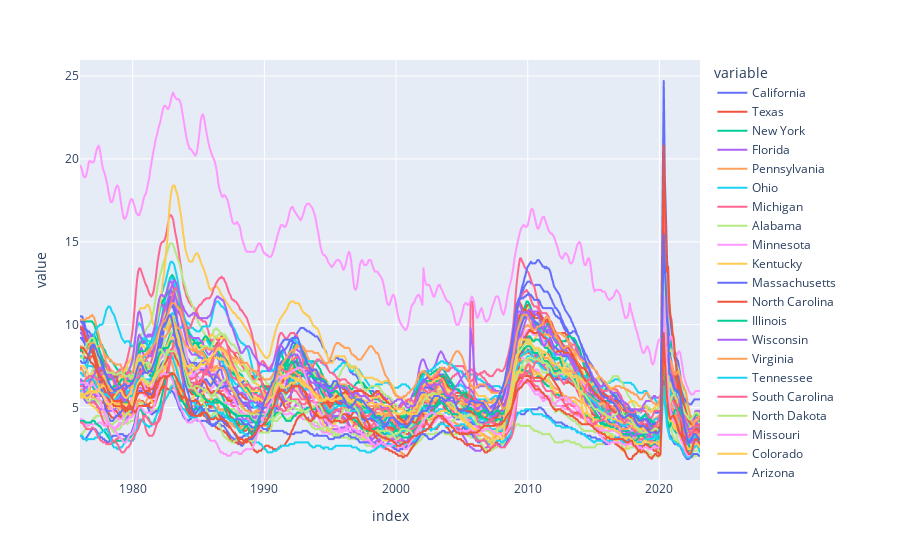

This figure's notebook cell:
### Markdown cell above
using PLoty express the plots are interactive.  can double click filter differnet states and show mulitple states next to each other..

### Code cell
##plot STATES OF UNEMPLOEMNT RATES 

px.line(uemp_states)

### Figure 1 — Plotly figure (JSON) as saved in the notebook; plotly's stock layout.template omitted (floating-point values rounded to 4 significant figures; data arrays with more than 128 entries replaced by an {"elided": "..."} marker saying what was removed)
{"data": [{"hovertemplate": "variable=California<br>index=%{x}<br>value=%{y}<extra></extra>", "legendgroup": "California", "line": {"color": "#636efa", "dash": "solid"}, "marker": {"symbol": "circle"}, "mode": "lines", "name": "California", "showlegend": true, "type": "scattergl", "x": {"elided": "564 str values"}, "xaxis": "x", "y": {"elided": "564 float values"}, "yaxis": "y"}, {"hovertemplate": "variable=Texas<br>index=%{x}<br>value=%{y}<extra></extra>", "legendgroup": "Texas", "line": {"color": "#EF553B", "dash": "solid"}, "marker": {"symbol": "circle"}, "mode": "lines", "name": "Texas", "showlegend": true, "type": "scattergl", "x": {"elided": "564 str values"}, "xaxis": "x", "y": {"elided": "564 float values"}, "yaxis": "y"}, {"hovertemplate": "variable=New York<br>index=%{x}<br>value=%{y}<extra></extra>", "legendgroup": "New York", "line": {"color": "#00cc96", "dash": "solid"}, "marker": {"symbol": "circle"}, "mode": "lines", "name": "New York", "showlegend": true, "type": "scattergl", "x": {"elided": "564 str values"}, "xaxis": "x", "y": {"elided": "564 float values"}, "yaxis": "y"}, {"hovertemplate": "variable=Florida<br>index=%{x}<br>value=%{y}<extra></extra>", "legendgroup": "Florida", "line": {"color": "#ab63fa", "dash": "solid"}, "marker": {"symbol": "circle"}, "mode": "lines", "name": "Florida", "showlegend": true, "type": "scattergl", "x": {"elided": "564 str values"}, "xaxis": "x", "y": {"elided": "564 float values"}, "yaxis": "y"}, {"hovertemplate": "variable=Pennsylvania<br>index=%{x}<br>value=%{y}<extra></extra>", "legendgroup": "Pennsylvania", "line": {"color": "#FFA15A", "dash": "solid"}, "marker": {"symbol": "circle"}, "mode": "lines", "name": "Pennsylvania", "showlegend": true, "type": "scattergl", "x": {"elided": "564 str values"}, "xaxis": "x", "y": {"elided": "564 float values"}, "yaxis": "y"}, {"hovertemplate": "variable=Ohio<br>index=%{x}<br>value=%{y}<extra></extra>", "legendgroup": "Ohio", "line": {"color": "#19d3f3", "dash": "solid"}, "marker": {"symbol": "circle"}, "mode": "lines", "name": "Ohio", "showlegend": true, "type": "scattergl", "x": {"elided": "564 str values"}, "xaxis": "x", "y": {"elided": "564 float values"}, "yaxis": "y"}, {"hovertemplate": "variable=Michigan<br>index=%{x}<br>value=%{y}<extra></extra>", "legendgroup": "Michigan", "line": {"color": "#FF6692", "dash": "solid"}, "marker": {"symbol": "circle"}, "mode": "lines", "name": "Michigan", "showlegend": true, "type": "scattergl", "x": {"elided": "564 str values"}, "xaxis": "x", "y": {"elided": "564 float values"}, "yaxis": "y"}, {"hovertemplate": "variable=Alabama<br>index=%{x}<br>value=%{y}<extra></extra>", "legendgroup": "Alabama", "line": {"color": "#B6E880", "dash": "solid"}, "marker": {"symbol": "circle"}, "mode": "lines", "name": "Alabama", "showlegend": true, "type": "scattergl", "x": {"elided": "564 str values"}, "xaxis": "x", "y": {"elided": "564 float values"}, "yaxis": "y"}, {"hovertemplate": "variable=Minnesota<br>index=%{x}<br>value=%{y}<extra></extra>", "legendgroup": "Minnesota", "line": {"color": "#FF97FF", "dash": "solid"}, "marker": {"symbol": "circle"}, "mode": "lines", "name": "Minnesota", "showlegend": true, "type": "scattergl", "x": {"elided": "564 str values"}, "xaxis": "x", "y": {"elided": "564 float values"}, "yaxis": "y"}, {"hovertemplate": "variable=Kentucky<br>index=%{x}<br>value=%{y}<extra></extra>", "legendgroup": "Kentucky", "line": {"color": "#FECB52", "dash": "solid"}, "marker": {"symbol": "circle"}, "mode": "lines", "name": "Kentucky", "showlegend": true, "type": "scattergl", "x": {"elided": "564 str values"}, "xaxis": "x", "y": {"elided": "564 float values"}, "yaxis": "y"}, {"hovertemplate": "variable=Massachusetts<br>index=%{x}<br>value=%{y}<extra></extra>", "legendgroup": "Massachusetts", "line": {"color": "#636efa", "dash": "solid"}, "marker": {"symbol": "circle"}, "mode": "lines", "name": "Massachusetts", "showlegend": true, "type": "scattergl", "x": {"elided": "564 str values"}, "xaxis": "x", "y": {"elided": "564 float values"}, "yaxis": "y"}, {"hovertemplate": "variable=North Carolina<br>index=%{x}<br>value=%{y}<extra></extra>", "legendgroup": "North Carolina", "line": {"color": "#EF553B", "dash": "solid"}, "marker": {"symbol": "circle"}, "mode": "lines", "name": "North Carolina", "showlegend": true, "type": "scattergl", "x": {"elided": "564 str values"}, "xaxis": "x", "y": {"elided": "564 float values"}, "yaxis": "y"}, {"hovertemplate": "variable=Illinois<br>index=%{x}<br>value=%{y}<extra></extra>", "legendgroup": "Illinois", "line": {"color": "#00cc96", "dash": "solid"}, "marker": {"symbol": "circle"}, "mode": "lines", "name": "Illinois", "showlegend": true, "type": "scattergl", "x": {"elided": "564 str values"}, "xaxis": "x", "y": {"elided": "564 float values"}, "yaxis": "y"}, {"hovertemplate": "variable=Wisconsin<br>index=%{x}<br>value=%{y}<extra></extra>", "legendgroup": "Wisconsin", "line": {"color": "#ab63fa", "dash": "solid"}, "marker": {"symbol": "circle"}, "mode": "lines", "name": "Wisconsin", "showlegend": true, "type": "scattergl", "x": {"elided": "564 str values"}, "xaxis": "x", "y": {"elided": "564 float values"}, "yaxis": "y"}, {"hovertemplate": "variable=Virginia<br>index=%{x}<br>value=%{y}<extra></extra>", "legendgroup": "Virginia", "line": {"color": "#FFA15A", "dash": "solid"}, "marker": {"symbol": "circle"}, "mode": "lines", "name": "Virginia", "showlegend": true, "type": "scattergl", "x": {"elided": "564 str values"}, "xaxis": "x", "y": {"elided": "564 float values"}, "yaxis": "y"}, {"hovertemplate": "variable=Tennessee<br>index=%{x}<br>value=%{y}<extra></extra>", "legendgroup": "Tennessee", "line": {"color": "#19d3f3", "dash": "solid"}, "marker": {"symbol": "circle"}, "mode": "lines", "name": "Tennessee", "showlegend": true, "type": "scattergl", "x": {"elided": "564 str values"}, "xaxis": "x", "y": {"elided": "564 float values"}, "yaxis": "y"}, {"hovertemplate": "variable=South Carolina<br>index=%{x}<br>value=%{y}<extra></extra>", "legendgroup": "South Carolina", "line": {"color": "#FF6692", "dash": "solid"}, "marker": {"symbol": "circle"}, "mode": "lines", "name": "South Carolina", "showlegend": true, "type": "scattergl", "x": {"elided": "564 str values"}, "xaxis": "x", "y": {"elided": "564 float values"}, "yaxis": "y"}, {"hovertemplate": "variable=North Dakota<br>index=%{x}<br>value=%{y}<extra></extra>", "legendgroup": "North Dakota", "line": {"color": "#B6E880", "dash": "solid"}, "marker": {"symbol": "circle"}, "mode": "lines", "name": "North Dakota", "showlegend": true, "type": "scattergl", "x": {"elided": "564 str values"}, "xaxis": "x", "y": {"elided": "564 float values"}, "yaxis": "y"}, {"hovertemplate": "variable=Missouri<br>index=%{x}<br>value=%{y}<extra></extra>", "legendgroup": "Missouri", "line": {"color": "#FF97FF", "dash": "solid"}, "marker": {"symbol": "circle"}, "mode": "lines", "name": "Missouri", "showlegend": true, "type": "scattergl", "x": {"elided": "564 str values"}, "xaxis": "x", "y": {"elided": "564 float values"}, "yaxis": "y"}, {"hovertemplate": "variable=Colorado<br>index=%{x}<br>value=%{y}<extra></extra>", "legendgroup": "Colorado", "line": {"color": "#FECB52", "dash": "solid"}, "marker": {"symbol": "circle"}, "mode": "lines", "name": "Colorado", "showlegend": true, "type": "scattergl", "x": {"elided": "564 str values"}, "xaxis": "x", "y": {"elided": "564 float values"}, "yaxis": "y"}, {"hovertemplate": "variable=Arizona<br>index=%{x}<br>value=%{y}<extra></extra>", "legendgroup": "Arizona", "line": {"color": "#636efa", "dash": "solid"}, "marker": {"symbol": "circle"}, "mode": "lines", "name": "Arizona", "showlegend": true, "type": "scattergl", "x": {"elided": "564 str values"}, "xaxis": "x", "y": {"elided": "564 float values"}, "yaxis": "y"}, {"hovertemplate": "variable=Georgia<br>index=%{x}<br>value=%{y}<extra></extra>", "legendgroup": "Georgia", "line": {"color": "#EF553B", "dash": "solid"}, "marker": {"symbol": "circle"}, "mode": "lines", "name": "Georgia", "showlegend": true, "type": "scattergl", "x": {"elided": "564 str values"}, "xaxis": "x", "y": {"elided": "564 float values"}, "yaxis": "y"}, {"hovertemplate": "variable=Washington<br>index=%{x}<br>value=%{y}<extra></extra>", "legendgroup": "Washington", "line": {"color": "#00cc96", "dash": "solid"}, "marker": {"symbol": "circle"}, "mode": "lines", "name": "Washington", "showlegend": true, "type": "scattergl", "x": {"elided": "564 str values"}, "xaxis": "x", "y": {"elided": "564 float values"}, "yaxis": "y"}, {"hovertemplate": "variable=Oregon<br>index=%{x}<br>value=%{y}<extra></extra>", "legendgroup": "Oregon", "line": {"color": "#ab63fa", "dash": "solid"}, "marker": {"symbol": "circle"}, "mode": "lines", "name": "Oregon", "showlegend": true, "type": "scattergl", "x": {"elided": "564 str values"}, "xaxis": "x", "y": {"elided": "564 float values"}, "yaxis": "y"}, {"hovertemplate": "variable=New Jersey<br>index=%{x}<br>value=%{y}<extra></extra>", "legendgroup": "New Jersey", "line": {"color": "#FFA15A", "dash": "solid"}, "marker": {"symbol": "circle"}, "mode": "lines", "name": "New Jersey", "showlegend": true, "type": "scattergl", "x": {"elided": "564 str values"}, "xaxis": "x", "y": {"elided": "564 float values"}, "yaxis": "y"}, {"hovertemplate": "variable=Alaska<br>index=%{x}<br>value=%{y}<extra></extra>", "legendgroup": "Alaska", "line": {"color": "#19d3f3", "dash": "solid"}, "marker": {"symbol": "circle"}, "mode": "lines", "name": "Alaska", "showlegend": true, "type": "scattergl", "x": {"elided": "564 str values"}, "xaxis": "x", "y": {"elided": "564 float values"}, "yaxis": "y"}, {"hovertemplate": "variable=Oklahoma<br>index=%{x}<br>value=%{y}<extra></extra>", "legendgroup": "Oklahoma", "line": {"color": "#FF6692", "dash": "solid"}, "marker": {"symbol": "circle"}, "mode": "lines", "name": "Oklahoma", "showlegend": true, "type": "scattergl", "x": {"elided": "564 str values"}, "xaxis": "x", "y": {"elided": "564 float values"}, "yaxis": "y"}, {"hovertemplate": "variable=New Mexico<br>index=%{x}<br>value=%{y}<extra></extra>", "legendgroup": "New Mexico", "line": {"color": "#B6E880", "dash": "solid"}, "marker": {"symbol": "circle"}, "mode": "lines", "name": "New Mexico", "showlegend": true, "type": "scattergl", "x": {"elided": "564 str values"}, "xaxis": "x", "y": {"elided": "564 float values"}, "yaxis": "y"}, {"hovertemplate": "variable=Iowa<br>index=%{x}<br>value=%{y}<extra></extra>", "legendgroup": "Iowa", "line": {"color": "#FF97FF", "dash": "solid"}, "marker": {"symbol": "circle"}, "mode": "lines", "name": "Iowa", "showlegend": true, "type": "scattergl", "x": {"elided": "564 str values"}, "xaxis": "x", "y": {"elided": "564 float values"}, "yaxis": "y"}, {"hovertemplate": "variable=West Virginia<br>index=%{x}<br>value=%{y}<extra></extra>", "legendgroup": "West Virginia", "line": {"color": "#FECB52", "dash": "solid"}, "marker": {"symbol": "circle"}, "mode": "lines", "name": "West Virginia", "showlegend": true, "type": "scattergl", "x": {"elided": "564 str values"}, "xaxis": "x", "y": {"elided": "564 float values"}, "yaxis": "y"}, {"hovertemplate": "variable=Nevada<br>index=%{x}<br>value=%{y}<extra></extra>", "legendgroup": "Nevada", "line": {"color": "#636efa", "dash": "solid"}, "marker": {"symbol": "circle"}, "mode": "lines", "name": "Nevada", "showlegend": true, "type": "scattergl", "x": {"elided": "564 str values"}, "xaxis": "x", "y": {"elided": "564 float values"}, "yaxis": "y"}, {"hovertemplate": "variable=Connecticut<br>index=%{x}<br>value=%{y}<extra></extra>", "legendgroup": "Connecticut", "line": {"color": "#EF553B", "dash": "solid"}, "marker": {"symbol": "circle"}, "mode": "lines", "name": "Connecticut", "showlegend": true, "type": "scattergl", "x": {"elided": "564 str values"}, "xaxis": "x", "y": {"elided": "564 float values"}, "yaxis": "y"}, {"hovertemplate": "variable=Kansas<br>index=%{x}<br>value=%{y}<extra></extra>", "legendgroup": "Kansas", "line": {"color": "#00cc96", "dash": "solid"}, "marker": {"symbol": "circle"}, "mode": "lines", "name": "Kansas", "showlegend": true, "type": "scattergl", "x": {"elided": "564 str values"}, "xaxis": "x", "y": {"elided": "564 float values"}, "yaxis": "y"}, {"hovertemplate": "variable=Indiana<br>index=%{x}<br>value=%{y}<extra></extra>", "legendgroup": "Indiana", "line": {"color": "#ab63fa", "dash": "solid"}, "marker": {"symbol": "circle"}, "mode": "lines", "name": "Indiana", "showlegend": true, "type": "scattergl", "x": {"elided": "564 str values"}, "xaxis": "x", "y": {"elided": "564 float values"}, "yaxis": "y"}, {"hovertemplate": "variable=Arkansas<br>index=%{x}<br>value=%{y}<extra></extra>", "legendgroup": "Arkansas", "line": {"color": "#FFA15A", "dash": "solid"}, "marker": {"symbol": "circle"}, "mode": "lines", "name": "Arkansas", "showlegend": true, "type": "scattergl", "x": {"elided": "564 str values"}, "xaxis": "x", "y": {"elided": "564 float values"}, "yaxis": "y"}, {"hovertemplate": "variable=Maryland<br>index=%{x}<br>value=%{y}<extra></extra>", "legendgroup": "Maryland", "line": {"color": "#19d3f3", "dash": "solid"}, "marker": {"symbol": "circle"}, "mode": "lines", "name": "Maryland", "showlegend": true, "type": "scattergl", "x": {"elided": "564 str values"}, "xaxis": "x", "y": {"elided": "564 float values"}, "yaxis": "y"}, {"hovertemplate": "variable=Louisiana<br>index=%{x}<br>value=%{y}<extra></extra>", "legendgroup": "Louisiana", "line": {"color": "#FF6692", "dash": "solid"}, "marker": {"symbol": "circle"}, "mode": "lines", "name": "Louisiana", "showlegend": true, "type": "scattergl", "x": {"elided": "564 str values"}, "xaxis": "x", "y": {"elided": "564 float values"}, "yaxis": "y"}, {"hovertemplate": "variable=Utah<br>index=%{x}<br>value=%{y}<extra></extra>", "legendgroup": "Utah", "line": {"color": "#B6E880", "dash": "solid"}, "marker": {"symbol": "circle"}, "mode": "lines", "name": "Utah", "showlegend": true, "type": "scattergl", "x": {"elided": "564 str values"}, "xaxis": "x", "y": {"elided": "564 float values"}, "yaxis": "y"}, {"hovertemplate": "variable=Puerto Rico<br>index=%{x}<br>value=%{y}<extra></extra>", "legendgroup": "Puerto Rico", "line": {"color": "#FF97FF", "dash": "solid"}, "marker": {"symbol": "circle"}, "mode": "lines", "name": "Puerto Rico", "showlegend": true, "type": "scattergl", "x": {"elided": "564 str values"}, "xaxis": "x", "y": {"elided": "564 float values"}, "yaxis": "y"}, {"hovertemplate": "variable=Montana<br>index=%{x}<br>value=%{y}<extra></extra>", "legendgroup": "Montana", "line": {"color": "#FECB52", "dash": "solid"}, "marker": {"symbol": "circle"}, "mode": "lines", "name": "Montana", "showlegend": true, "type": "scattergl", "x": {"elided": "564 str values"}, "xaxis": "x", "y": {"elided": "564 float values"}, "yaxis": "y"}, {"hovertemplate": "variable=South Dakota<br>index=%{x}<br>value=%{y}<extra></extra>", "legendgroup": "South Dakota", "line": {"color": "#636efa", "dash": "solid"}, "marker": {"symbol": "circle"}, "mode": "lines", "name": "South Dakota", "showlegend": true, "type": "scattergl", "x": {"elided": "564 str values"}, "xaxis": "x", "y": {"elided": "564 float values"}, "yaxis": "y"}, {"hovertemplate": "variable=Hawaii<br>index=%{x}<br>value=%{y}<extra></extra>", "legendgroup": "Hawaii", "line": {"color": "#EF553B", "dash": "solid"}, "marker": {"symbol": "circle"}, "mode": "lines", "name": "Hawaii", "showlegend": true, "type": "scattergl", "x": {"elided": "564 str values"}, "xaxis": "x", "y": {"elided": "564 float values"}, "yaxis": "y"}, {"hovertemplate": "variable=Maine<br>index=%{x}<br>value=%{y}<extra></extra>", "legendgroup": "Maine", "line": {"color": "#00cc96", "dash": "solid"}, "marker": {"symbol": "circle"}, "mode": "lines", "name": "Maine", "showlegend": true, "type": "scattergl", "x": {"elided": "564 str values"}, "xaxis": "x", "y": {"elided": "564 float values"}, "yaxis": "y"}, {"hovertemplate": "variable=Mississippi<br>index=%{x}<br>value=%{y}<extra></extra>", "legendgroup": "Mississippi", "line": {"color": "#ab63fa", "dash": "solid"}, "marker": {"symbol": "circle"}, "mode": "lines", "name": "Mississippi", "showlegend": true, "type": "scattergl", "x": {"elided": "564 str values"}, "xaxis": "x", "y": {"elided": "564 float values"}, "yaxis": "y"}, {"hovertemplate": "variable=the District of Columbia<br>index=%{x}<br>value=%{y}<extra></extra>", "legendgroup": "the District of Columbia", "line": {"color": "#FFA15A", "dash": "solid"}, "marker": {"symbol": "circle"}, "mode": "lines", "name": "the District of Columbia", "showlegend": true, "type": "scattergl", "x": {"elided": "564 str values"}, "xaxis": "x", "y": {"elided": "564 float values"}, "yaxis": "y"}, {"hovertemplate": "variable=Nebraska<br>index=%{x}<br>value=%{y}<extra></extra>", "legendgroup": "Nebraska", "line": {"color": "#19d3f3", "dash": "solid"}, "marker": {"symbol": "circle"}, "mode": "lines", "name": "Nebraska", "showlegend": true, "type": "scattergl", "x": {"elided": "564 str values"}, "xaxis": "x", "y": {"elided": "564 float values"}, "yaxis": "y"}, {"hovertemplate": "variable=Wyoming<br>index=%{x}<br>value=%{y}<extra></extra>", "legendgroup": "Wyoming", "line": {"color": "#FF6692", "dash": "solid"}, "marker": {"symbol": "circle"}, "mode": "lines", "name": "Wyoming", "showlegend": true, "type": "scattergl", "x": {"elided": "564 str values"}, "xaxis": "x", "y": {"elided": "564 float values"}, "yaxis": "y"}, {"hovertemplate": "variable=Delaware<br>index=%{x}<br>value=%{y}<extra></extra>", "legendgroup": "Delaware", "line": {"color": "#B6E880", "dash": "solid"}, "marker": {"symbol": "circle"}, "mode": "lines", "name": "Delaware", "showlegend": true, "type": "scattergl", "x": {"elided": "564 str values"}, "xaxis": "x", "y": {"elided": "564 float values"}, "yaxis": "y"}, {"hovertemplate": "variable=New Hampshire<br>index=%{x}<br>value=%{y}<extra></extra>", "legendgroup": "New Hampshire", "line": {"color": "#FF97FF", "dash": "solid"}, "marker": {"symbol": "circle"}, "mode": "lines", "name": "New Hampshire", "showlegend": true, "type": "scattergl", "x": {"elided": "564 str values"}, "xaxis": "x", "y": {"elided": "564 float values"}, "yaxis": "y"}, {"hovertemplate": "variable=Idaho<br>index=%{x}<br>value=%{y}<extra></extra>", "legendgroup": "Idaho", "line": {"color": "#FECB52", "dash": "solid"}, "marker": {"symbol": "circle"}, "mode": "lines", "name": "Idaho", "showlegend": true, "type": "scattergl", "x": {"elided": "564 str values"}, "xaxis": "x", "y": {"elided": "564 float values"}, "yaxis": "y"}, {"hovertemplate": "variable=Rhode Island<br>index=%{x}<br>value=%{y}<extra></extra>", "legendgroup": "Rhode Island", "line": {"color": "#636efa", "dash": "solid"}, "marker": {"symbol": "circle"}, "mode": "lines", "name": "Rhode Island", "showlegend": true, "type": "scattergl", "x": {"elided": "564 str values"}, "xaxis": "x", "y": {"elided": "564 float values"}, "yaxis": "y"}, {"hovertemplate": "variable=Vermont<br>index=%{x}<br>value=%{y}<extra></extra>", "legendgroup": "Vermont", "line": {"color": "#EF553B", "dash": "solid"}, "marker": {"symbol": "circle"}, "mode": "lines", "name": "Vermont", "showlegend": true, "type": "scattergl", "x": {"elided": "564 str values"}, "xaxis": "x", "y": {"elided": "564 float values"}, "yaxis": "y"}], "layout": {"legend": {"title": {"text": "variable"}, "tracegroupgap": 0}, "margin": {"t": 60}, "xaxis": {"anchor": "y", "domain": [0, 1], "title": {"text": "index"}}, "yaxis": {"anchor": "x", "domain": [0, 1], "title": {"text": "value"}}}}
